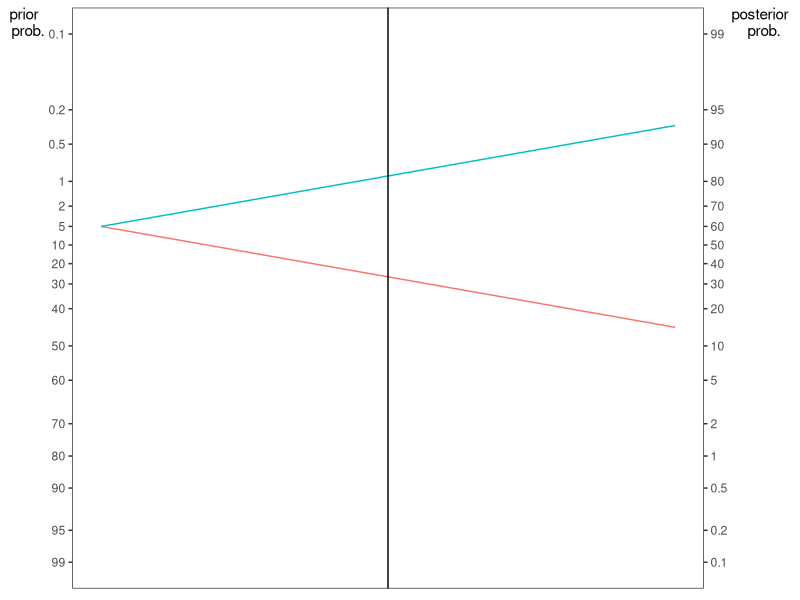

Write R code to recreate this figure.
## nomogram plot draft 1

odds         <- function(p){
    o <- p/(1-p)
    return(o)
}

logodds      <- function(p){
    lo <- log10(p/(1-p))
    return(lo)
}

logodds_to_p <- function(lo){
    o <- 10^lo
    p <- o/(1+o)
    return(p)
}


library(ggplot2)


## set all the theme preferences up front so the plot is legible
theme_set(theme_bw() +
              theme(axis.text.x = element_blank(),
                    axis.ticks.x = element_blank(),
                    axis.title.x = element_blank(),
                    axis.title.y = element_text(angle = 0),
                    axis.title.y.right = element_text(angle = 0),
                    axis.line = element_blank(),
                    panel.grid = element_blank(),
                    legend.position = "none"
                    )
          )




ticks_prob    <- c(0.1, 0.2, 0.5, 1, 2, 5, 10, 20, 30,
                   40, 50, 60, 70, 80, 90, 95, 99)
ticks_odds    <- odds(ticks_prob)
ticks_logodds <- logodds(ticks_prob/100)
ticks_lrs     <- sort(c(10^(-3:3), 2*(10^(-3:2)), 5*(10^(-3:2))))
ticks_log_lrs <- log10(ticks_lrs)

 
prior_prob  <- 0.6
# prevalence  <- prior_prob*100
prior_odds  <- odds(prior_prob)
sensitivity <- 0.9
specificity <- 0.9
PLR <- sensitivity/(1-specificity)
NLR <- (1-sensitivity)/specificity
post_odds_pos  <- prior_odds * PLR
post_odds_neg  <- prior_odds * NLR
post_prob_pos  <- post_odds_pos/(1+post_odds_pos)
post_prob_neg  <- post_odds_neg/(1+post_odds_neg)

left   <- 0
right  <- 1
middle <- mean(c(left, right))
    
df <- data.frame(x=c(left, right, left, right), 
                 y=c(prior_prob, post_prob_pos, prior_prob, post_prob_neg), 
                 line = c("pos", "pos", "neg", "neg"))

df$lo_y <- logodds(df$y)

    
ggplot(df) +
    geom_line(aes(x = x, y = lo_y, color = line)) +
    geom_vline(xintercept = middle) + 
    ylab("prior \n prob.") +
    scale_y_continuous(
        limits = range(ticks_logodds),
        breaks = ticks_logodds, 
        labels = rev(ticks_prob),
        # trans = "reverse",
        sec.axis = sec_axis(trans = ~., 
                            name = "posterior \n prob.", 
                            labels = ticks_prob, 
                            breaks = ticks_logodds
                            )
    )




### Graveyard of code that may/may not ever be useful 

# geom_segment(aes(x = middle, xend = middle, y = 1.99, yend = -2)) +
# geom_point(aes(x = rep(middle, length(ticks_log_lrs)),
#               y = ticks_log_lrs, label = "+")) +

# ticks_lrs <- c(0.001, 0.002, 0.005, 0.01, 0.02, 0.05, 1,
#                    2, 5, 10,20, 50, 100, 200, 500, 1000)


